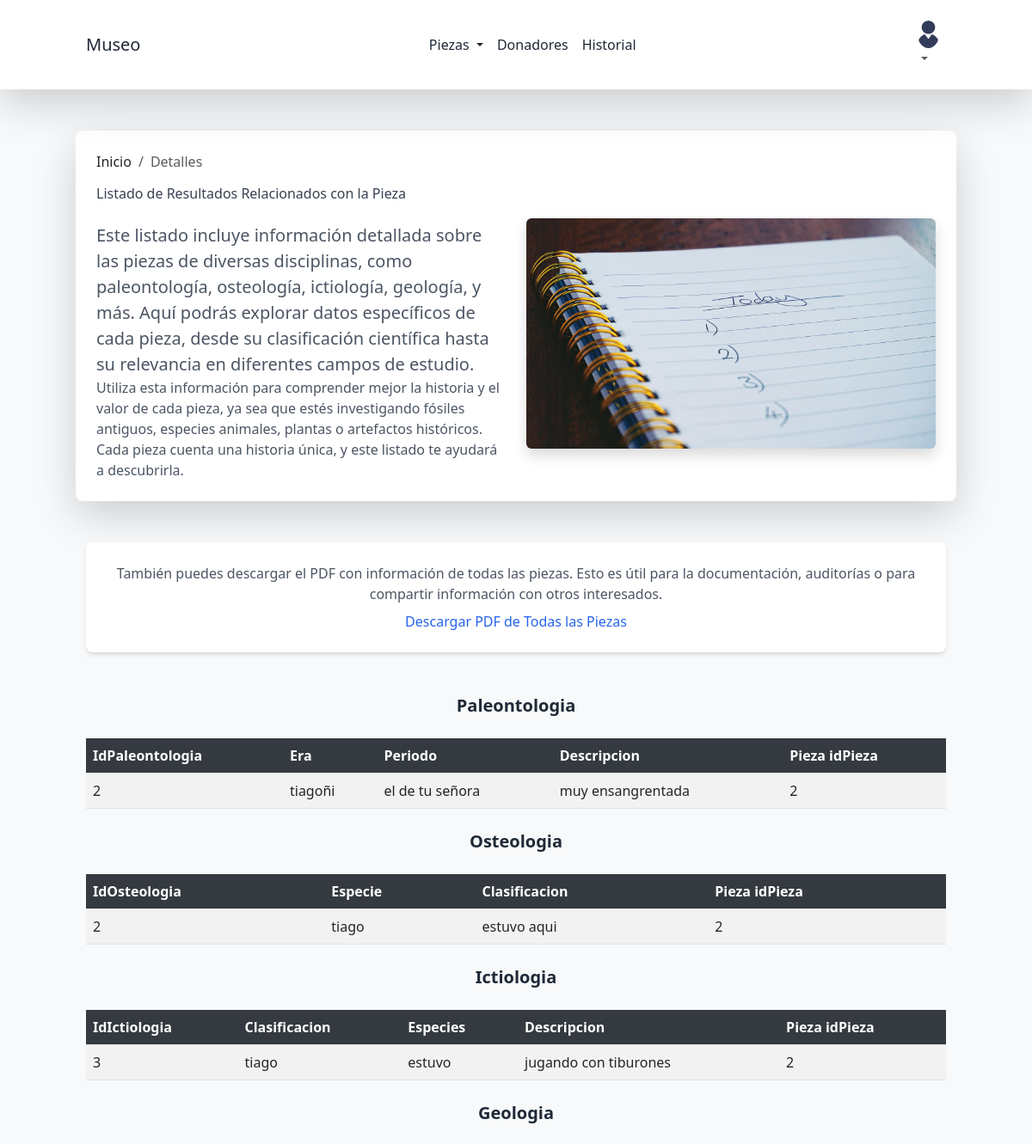
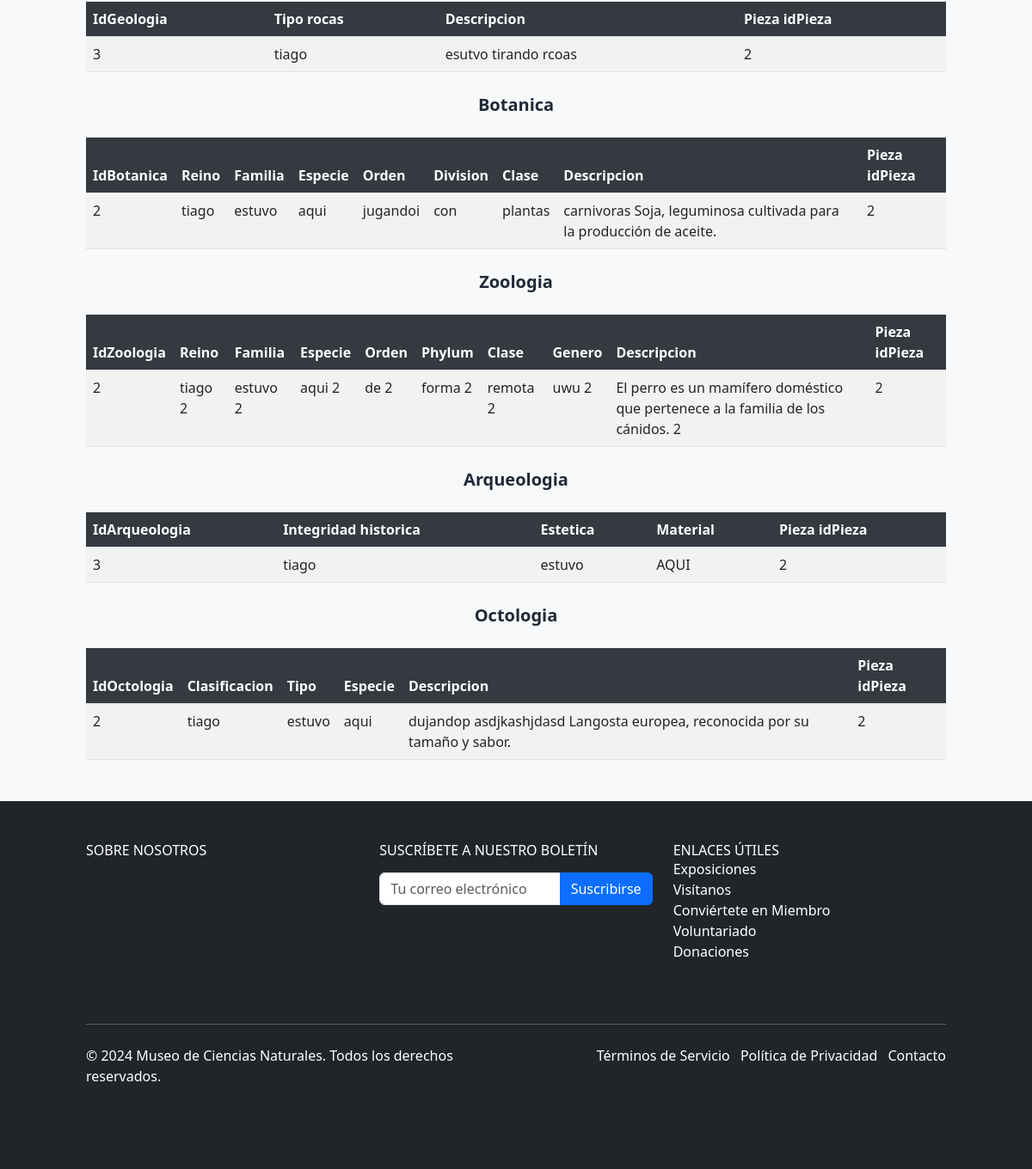
Page /listados/funciones/verPieza.php?id=2 on the committed database (2 pictures, top to bottom).
### tables this page shows
CREATE TABLE `paleontologia` (
  `idPaleontologia` int(11) NOT NULL,
  `era` varchar(255) DEFAULT NULL,
  `periodo` varchar(255) DEFAULT NULL,
  `descripcion` longtext DEFAULT NULL,
  `Pieza_idPieza` int(11) NOT NULL
);

CREATE TABLE `osteologia` (
  `idOsteologia` int(11) NOT NULL,
  `especie` varchar(255) DEFAULT NULL,
  `clasificacion` varchar(255) DEFAULT NULL,
  `Pieza_idPieza` int(11) NOT NULL
);

CREATE TABLE `ictiologia` (
  `idIctiologia` int(11) NOT NULL,
  `clasificacion` varchar(255) DEFAULT NULL,
  `especies` varchar(255) DEFAULT NULL,
  `descripcion` longtext DEFAULT NULL,
  `Pieza_idPieza` int(11) NOT NULL
);

CREATE TABLE `geologia` (
  `idGeologia` int(11) NOT NULL,
  `tipo_rocas` varchar(255) DEFAULT NULL,
  `descripcion` longtext DEFAULT NULL,
  `Pieza_idPieza` int(11) NOT NULL
);

CREATE TABLE `botanica` (
  `idBotanica` int(11) NOT NULL,
  `reino` varchar(255) DEFAULT NULL,
  `familia` varchar(255) DEFAULT NULL,
  `especie` varchar(255) DEFAULT NULL,
  `orden` varchar(255) DEFAULT NULL,
  `division` varchar(255) DEFAULT NULL,
  `clase` varchar(255) DEFAULT NULL,
  `descripcion` longtext DEFAULT NULL,
  `Pieza_idPieza` int(11) NOT NULL
);

CREATE TABLE `zoologia` (
  `idZoologia` int(11) NOT NULL,
  `reino` varchar(255) DEFAULT NULL,
  `familia` varchar(255) DEFAULT NULL,
  `especie` varchar(255) DEFAULT NULL,
  `orden` varchar(255) DEFAULT NULL,
  `phylum` varchar(255) DEFAULT NULL,
  `clase` varchar(255) DEFAULT NULL,
  `genero` varchar(255) DEFAULT NULL,
  `descripcion` longtext DEFAULT NULL,
  `Pieza_idPieza` int(11) NOT NULL
);

CREATE TABLE `arqueologia` (
  `idArqueologia` int(11) NOT NULL,
  `integridad_historica` varchar(255) DEFAULT NULL,
  `estetica` varchar(255) DEFAULT NULL,
  `material` varchar(255) DEFAULT NULL,
  `Pieza_idPieza` int(11) NOT NULL
);

CREATE TABLE `octologia` (
  `idOctologia` int(11) NOT NULL,
  `clasificacion` varchar(255) DEFAULT NULL,
  `tipo` varchar(255) DEFAULT NULL,
  `especie` varchar(255) DEFAULT NULL,
  `descripcion` longtext DEFAULT NULL,
  `Pieza_idPieza` int(11) NOT NULL
);

### modelo/bd.php (called while the page is built, shortened)
<?php
class Db {
	public function __construct($host='localhost',$db_name='museo',$db_user='root',$db_pass='') {
		$this->host = $host;
		$this->db = $db_name;
		$this->user = $db_user;
		$this->pass = $db_pass;
		try {
           $this->conection = new PDO('mysql:host='.$this->host.'; dbname='.$this->db, $this->user, $this->pass);
        } catch (PDOException $e) {
            echo $e->getCode()." ; ".$e->getMessage();
            exit();
        }
	}
}

### modelo/pieza.php (called while the page is built, shortened)
<?php
require_once "bd.php";
class Pieza {
    protected $conection;
    private function getConection() {
        $db = new Db();
        $this->conection = $db->conection;
    }
    public function getTablasRelacionadasConPieza($idPieza) {
        $tablasRelacionadas = [
            'paleontologia' => 'Pieza_idPieza',
            'osteologia' => 'Pieza_idPieza',
            'ictiologia' => 'Pieza_idPieza',
            'geologia' => 'Pieza_idPieza',
            'botanica' => 'Pieza_idPieza',
            'zoologia' => 'Pieza_idPieza',
            'arqueologia' => 'Pieza_idPieza',
            'octologia' => 'Pieza_idPieza'
        ];
        $resultado = [];
        foreach ($tablasRelacionadas as $tabla => $campoForaneo) {
            $sql = "SELECT * FROM " . $tabla . " WHERE " . $campoForaneo . " = ?";
            $stmt = $this->conection->prepare($sql);
            $stmt->execute([$idPieza]);
            if ($stmt->rowCount() > 0) {
                $resultado[$tabla] = $stmt->fetchAll(PDO::FETCH_ASSOC);
            }
        }
        return $resultado;
    }
}
?>

### listados/funciones/verPieza.php (the view, shortened to what this page needs)
<?php
require_once "../../modelo/bd.php";
require_once "../../modelo/pieza.php";
$breadcrumb = "Detalles";
if ($_SERVER['REQUEST_METHOD'] == 'GET') {
    $idPieza = isset($_GET['id']) ? intval($_GET['id']) : 0;
    if ($idPieza > 0) {
        $detalles = new Pieza();
        $resultado = $detalles->getTablasRelacionadasConPieza($idPieza);
        $resultados = [];
        if (isset($resultado['paleontologia']) && !empty($resultado['paleontologia'])) {
            $resultados['paleontologia'] = $resultado['paleontologia'];
        }
        if (isset($resultado['osteologia']) && !empty($resultado['osteologia'])) {
            $resultados['osteologia'] = $resultado['osteologia'];
        }
        if (isset($resultado['ictiologia']) && !empty($resultado['ictiologia'])) {
            $resultados['ictiologia'] = $resultado['ictiologia'];
        }
        if (isset($resultado['geologia']) && !empty($resultado['geologia'])) {
            $resultados['geologia'] = $resultado['geologia'];
        }
        if (isset($resultado['botanica']) && !empty($resultado['botanica'])) {
            $resultados['botanica'] = $resultado['botanica'];
        }
        if (isset($resultado['zoologia']) && !empty($resultado['zoologia'])) {
            $resultados['zoologia'] = $resultado['zoologia'];
        }
        if (isset($resultado['arqueologia']) && !empty($resultado['arqueologia'])) {
            $resultados['arqueologia'] = $resultado['arqueologia'];
        }
        if (isset($resultado['octologia']) && !empty($resultado['octologia'])) {
            $resultados['octologia'] = $resultado['octologia'];
        }
    } else {
        echo "ID de pieza no válido.";
    }
}
?>
<!DOCTYPE html>
<html lang="es">
<head>
    <link href="https://cdn.jsdelivr.net/npm/bootstrap@5.3.0/dist/css/bootstrap.min.css" rel="stylesheet">
    <link href="https://cdn.jsdelivr.net/npm/tailwindcss@2.2.19/dist/tailwind.min.css" rel="stylesheet">
    <link rel="stylesheet" href="../public/css/pieza.css">
</head>
<body>
<nav class="navbar navbar-expand-lg bg-white shadow-lg p-3">
  <div class="container">
    <a class="navbar-brand text-gray-800" href="../../index.php">Museo</a>
    <div class="collapse navbar-collapse" id="navbarNav">
      <ul class="navbar-nav ms-auto">
        <li class="nav-item dropdown">
          <a class="nav-link dropdown-toggle text-gray-800" href="#" id="piezasDropdown" role="button" data-bs-toggle="dropdown" aria-haspopup="true" aria-expanded="false">
            Piezas
          </a>
        </li>
        <li class="nav-item">
          <a class="nav-link text-gray-800" href="../donadoresLista.php">Donadores</a>
        </li>
        <li class="nav-item">
          <a class="nav-link text-gray-800" href="../historial.php">Historial</a>
        </li>
      </ul>
      <ul class="navbar-nav ms-auto">
        <li class="nav-item dropdown">
          <a class="nav-link dropdown-toggle" href="#" id="usuarioDropdown" role="button" data-bs-toggle="dropdown" aria-haspopup="true" aria-expanded="false">
            <img src="../../assets/img/user.png" alt="Usuario" class="rounded-circle">
          </a>
        </li>
      </ul>
    </div>
  </div>
</nav>
<div class="container my-5 shadow-lg p-4 bg-white rounded-lg">
    <div class="row align-items-center">
        <nav aria-label="breadcrumb">
            <ol class="breadcrumb">
                <li class="breadcrumb-item"><a href="../../index.php">Inicio</a></li>
                <li class="breadcrumb-item active" aria-current="page"><?=$breadcrumb?></li>
            </ol>
        </nav>
        <div class="col-md-6">
            <h3 class="text-left mb-4 text-gray-700">Listado de Resultados Relacionados con la Pieza</h3>
            <p class="lead text-gray-600">
                Este listado incluye información detallada sobre las piezas de diversas disciplinas, como paleontología, osteología, ictiología, geología, y más. Aquí podrás explorar datos específicos de cada pieza, desde su clasificación científica hasta su relevancia en diferentes campos de estudio.
            </p>
            <p class="text-gray-600">
                Utiliza esta información para comprender mejor la historia y el valor de cada pieza, ya sea que estés investigando fósiles antiguos, especies animales, plantas o artefactos históricos. Cada pieza cuenta una historia única, y este listado te ayudará a descubrirla.
            </p>
        </div>
        <div class="col-md-6 text-center">
            <img src="../../assets/img/verpieza.jpg" alt="Imagen representativa de piezas" class="img-fluid rounded shadow">
        </div>
    </div>
</div>
<div class="container mt-8 text-center">
    <div class="bg-white shadow-md rounded-lg p-6">
        <p class="mb-2 text-gray-600">
            También puedes descargar el PDF con información de todas las piezas. Esto es útil para la documentación, auditorías o para compartir información con otros interesados.
        </p>
        <a href="../funciones/generaPDF.php?id=<?php echo $idPieza?>" class="text-blue-600 hover:underline">Descargar PDF de Todas las Piezas</a>
    </div>
</div>
<div class="container my-5">
    <?php
    if (!empty($resultados)) {
        foreach ($resultados as $tabla => $filas) {
            echo "<h4 class='mt-4 text-center text-xl font-semibold text-gray-800'>" . ucfirst($tabla) . "</h4>";
            echo "<table class='table table-striped table-hover my-4'>";
            echo "<thead><tr>";
            if (!empty($filas)) {
                foreach ($filas[0] as $campo => $valor) {
                    echo "<th>" . ucfirst(str_replace('_', ' ', $campo)) . "</th>";
                }
            }
            echo "</tr></thead><tbody>";
            foreach ($filas as $fila) {
                echo "<tr>";
                foreach ($fila as $campo => $valor) {
                    echo "<td>" . htmlspecialchars($valor) . "</td>";
                }
                echo "</tr>";
            }
            echo "</tbody></table>";
        }
    } else {
        echo "<p class='text-center text-gray-600'>No se encontraron resultados relacionados con la pieza.</p>";
    }
    ?>
</div>
</body>
<?php include('../../includes/footer.php') ?>
</html>

### public/css/pieza.css (style rules this page uses)
body { background-color: #f8f9fa; }

### listados/funciones/verPieza.php (style rules this page uses)
body { background-color: #f8f9fa; }
.navbar { background-color: white; }
.table th { background-color: #343a40; color: white; }
.table td { background-color: #ffffff; color: #212529; }

### rows in the picture
paleontologia: idPaleontologia "2", era "tiagoñi", periodo "el de tu señora", descripcion "muy ensangrentada", Pieza_idPieza "2"
osteologia: idOsteologia "2", especie "tiago", clasificacion "estuvo aqui", Pieza_idPieza "2"
ictiologia: idIctiologia "3", clasificacion "tiago", especies "estuvo", descripcion "jugando con tiburones", Pieza_idPieza "2"
geologia: idGeologia "3", tipo_rocas "tiago", descripcion "esutvo tirando rcoas", Pieza_idPieza "2"
botanica: idBotanica "2", reino "tiago", familia "estuvo", especie "aqui", orden "jugandoi", division "con", clase "plantas", descripcion "carnivoras Soja, leguminosa cultivada para la producción de aceite.", Pieza_idPieza "2"
zoologia: idZoologia "2", reino "tiago 2", familia "estuvo 2", especie "aqui 2", orden "de 2", phylum "forma 2", clase "remota 2", genero "uwu 2", descripcion "El perro es un mamífero doméstico que pertenece a la familia de los cánidos. 2", Pieza_idPieza "2"
arqueologia: idArqueologia "3", integridad_historica "tiago", estetica "estuvo", material "AQUI", Pieza_idPieza "2"
octologia: idOctologia "2", clasificacion "tiago", tipo "estuvo", especie "aqui", descripcion "dujandop asdjkashjdasd Langosta europea, reconocida por su tamaño y sabor.", Pieza_idPieza "2"

### other values in the picture
$breadcrumb "Detalles"
$tabla "Paleontologia"
str_replace('_', ' ', $campo) "IdPaleontologia"
str_replace('_', ' ', $campo) "Era"
str_replace('_', ' ', $campo) "Periodo"
str_replace('_', ' ', $campo) "Descripcion"
str_replace('_', ' ', $campo) "Pieza idPieza"
$tabla "Osteologia"
str_replace('_', ' ', $campo) "IdOsteologia"
str_replace('_', ' ', $campo) "Especie"
str_replace('_', ' ', $campo) "Clasificacion"
$tabla "Ictiologia"
str_replace('_', ' ', $campo) "IdIctiologia"
str_replace('_', ' ', $campo) "Especies"
$tabla "Geologia"
